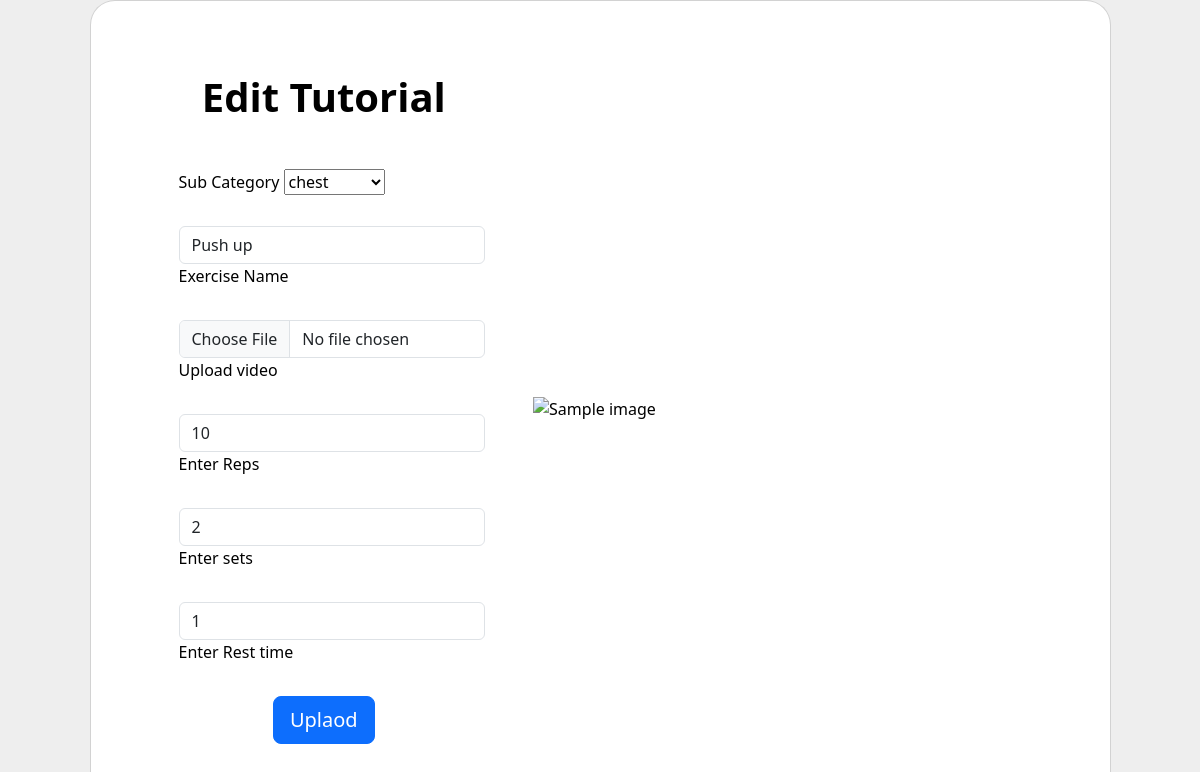
/nadmin/tutorialedit/1/, run on the app's committed database.
### homeapp/models.py (models this page shows, shortened)
class Tbl_tutorial(models.Model):
    sub_category_name = models.ForeignKey(Tbl_SubCategory, on_delete=models.CASCADE)
    exercise_name = models.CharField(max_length=50)
    video = models.FileField(upload_to='videos')
    reps = models.PositiveIntegerField(default=8)
    sets = models.PositiveIntegerField(default=3)
    rest_time = models.PositiveIntegerField(default=1)

class Tbl_SubCategory(models.Model):
    category = models.ForeignKey(Tbl_Category, on_delete=models.CASCADE)
    sub_category_name = models.CharField(max_length=50, choices=roles, default='none')

### adminapp/views.py (the view, shortened to what this page needs)
# urls.py: path('tutorialedit/<int:id>/',views.tutorialedit,name='tutoedit'),
def tutorialedit(request, id):
    cus = Tbl_tutorial.objects.get(id=id)
    s = Tbl_SubCategory.objects.all()
    return render(request, 'tutorialedit.html', {'scat': cus,'s':s})

### homeapp/context_processor.py (called while the page is built)
def trainer(request):
    trainer = Tbl_Trainer.objects.filter(trainer_approval=True,trainer_status=True)
    return {
        'trainer':trainer
    }

### templates/tutorialedit.html (shortened to what this page needs)
<link href="https://cdn.jsdelivr.net/npm/bootstrap@5.3.2/dist/css/bootstrap.min.css" rel="stylesheet">
<link href="https://cdn.jsdelivr.net/npm/bootstrap@5.3.2/dist/css/bootstrap.min.css" rel="stylesheet">
<section class="vh-100" style="background-color: #eee;">
  <div class="container h-100">
    <div class="row d-flex justify-content-center align-items-center h-100">
      <div class="col-lg-12 col-xl-11">
        <div class="card text-black" style="border-radius: 25px;">
          <div class="card-body p-md-5">
            <div class="row justify-content-center">
              <div class="col-md-10 col-lg-6 col-xl-5 order-2 order-lg-1">
                <p class="text-center h1 fw-bold mb-5 mx-1 mx-md-4 mt-4">Edit Tutorial</p>
                <form class="mx-1 mx-md-4" method="post" action="" enctype="multipart/form-data">
                  <div class="d-flex flex-row align-items-center mb-4">
                    <div class="form-outline flex-fill mb-0">
                      <label class="form-label">Sub Category</label>
                      <select name="subcat">
                      <option value="{{scat.sub_category_name.id}}">{{scat.sub_category_name.sub_category_name}}</option>
                      </select>
                    </div>
                  </div>
                  <div class="d-flex flex-row align-items-center mb-4">
                    <div class="form-outline flex-fill mb-0">
                      <input type="text" name="exercise_name" id="form3Example1d" class="form-control"  value="{{scat.exercise_name}}"/>
                      <label class="form-label">Exercise Name</label>
                    </div>
                  </div>
                  <div class="d-flex flex-row align-items-center mb-4">
                    <div class="form-outline flex-fill mb-0">
                      <input type="file" name="video" id="form3Example1e" class="form-control"  value="{{scat.video}}" />
                      <label class="form-label" >Upload video</label>
                    </div>
                  </div>
                  <div class="d-flex flex-row align-items-center mb-4">
                    <div class="form-outline flex-fill mb-0">
                      <input type="text" name="reps" id="form3Example1d" class="form-control"   value="{{scat.reps}}" >
                      <label class="form-label">Enter Reps</label>
                    </div>
                  </div>
                    <div class="d-flex flex-row align-items-center mb-4">
                    <div class="form-outline flex-fill mb-0">
                      <input type="text" name="sets" id="form3Example1d" class="form-control"  value="{{scat.sets}}" />
                      <label class="form-label">Enter sets</label>
                    </div>
                  </div>
                    <div class="d-flex flex-row align-items-center mb-4">
                    <div class="form-outline flex-fill mb-0">
                      <input type="text" name="rest_time" id="form3Example1d" class="form-control"   value="{{scat.rest_time}}">
                      <label class="form-label">Enter Rest time</label>
                    </div>
                  </div>
                  <div class="d-flex justify-content-center mx-4 mb-3 mb-lg-4">
                    <button type="submit" class="btn btn-primary btn-lg">Uplaod</button>
                  </div>
                </form>
              </div>
              <div class="col-md-10 col-lg-6 col-xl-7 d-flex align-items-center order-1 order-lg-2">
                <img src="https://mdbcdn.b-cdn.net/img/Photos/new-templates/bootstrap-registration/draw1.webp"
                  class="img-fluid" alt="Sample image">
              </div>
            </div>
          </div>
        </div>
      </div>
    </div>
  </div>
</section>

### data on the page
Tbl_tutorial: subcat "chest", exercise_name "Push up", reps "10", sets "2", rest_time "1"
